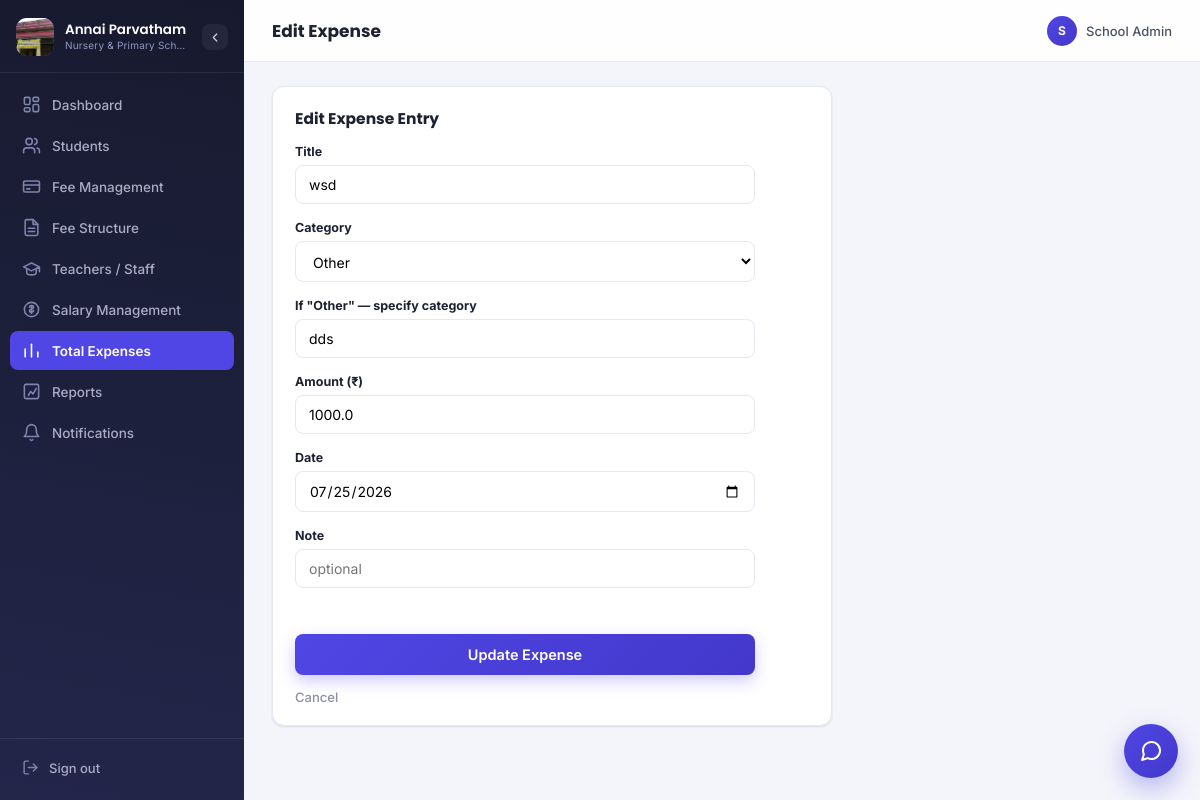
/expenses/2/edit (signed in), run on an earlier commit of the app's database.
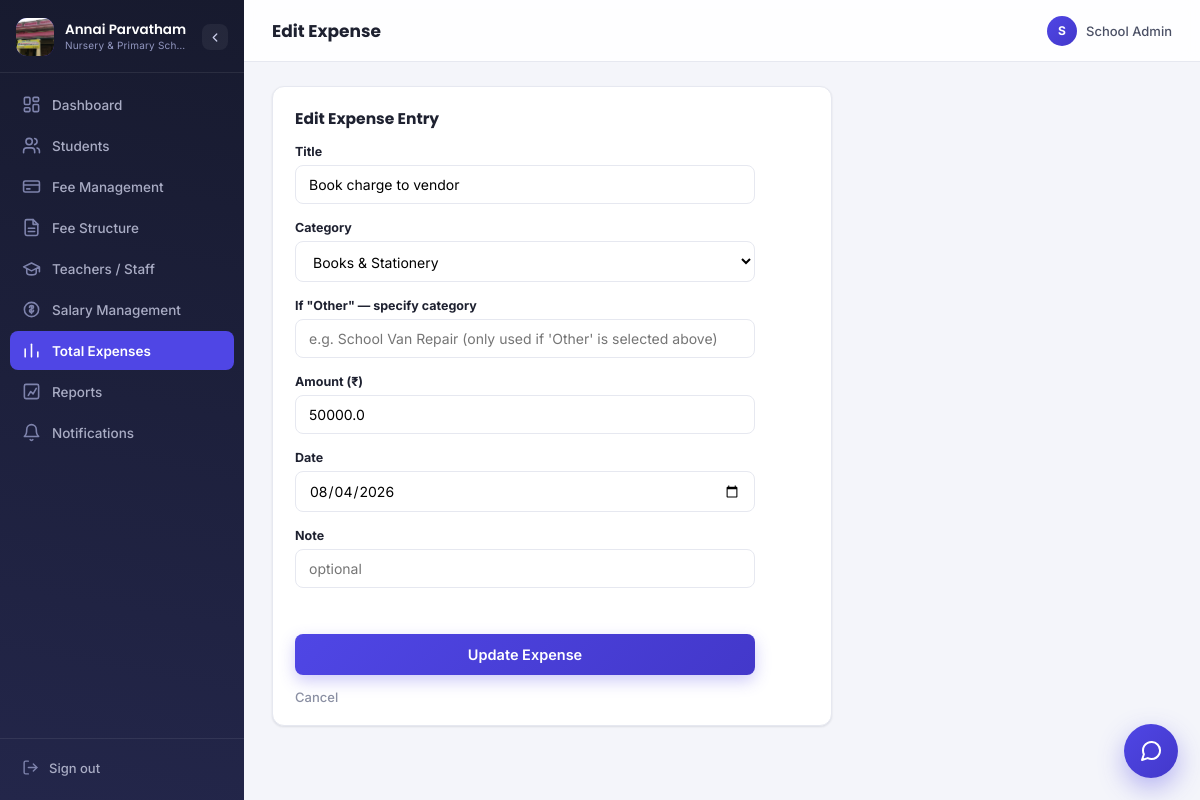
And on a later commit of the database.
### models.py (models this page shows)
class Expense(db.Model):
    id = db.Column(db.Integer, primary_key=True)
    title = db.Column(db.String(150), nullable=False, index=True)
    category = db.Column(db.String(60), nullable=False, index=True)
    amount = db.Column(db.Float, nullable=False)
    date = db.Column(db.String(20), default=lambda: datetime.now().strftime("%Y-%m-%d"))
    note = db.Column(db.String(200))

### blueprints/expenses.py (the view, shortened to what this page needs)
@bp.route("/expenses/<int:expense_id>/edit", methods=["GET", "POST"])
@login_required
def edit_expense(expense_id):
    e = Expense.query.get_or_404(expense_id)
    return render_template("edit_expense.html", e=e, category_choices=EXPENSE_CATEGORIES)

### helpers.py (called while the page is built)
def login_required(f):
    @wraps(f)
    def wrapper(*args, **kwargs):
        if "admin_id" not in session:
            return redirect(url_for("auth.login"))
        return f(*args, **kwargs)
    return wrapper

### templates/edit_expense.html (shortened to what this page needs)
{% extends "base.html" %}
{% block header %}Edit Expense{% endblock %}
{% block content %}
<div class="panel narrow">
  <div class="panel-head">
    <h3>Edit Expense Entry</h3>
  </div>
  <form method="POST" class="form-grid">
    <div class="form-row">
      <label>Title</label>
      <input type="text" name="title" value="{{ e.title }}" placeholder="e.g. Textbooks for Std 3" required>
    </div>
    <div class="form-row">
      <label>Category</label>
      <select name="category" required>
        {% for c in category_choices %}
          <option value="{{ c }}" {{ 'selected' if e.category == c }}>{{ c }}</option>
        {% endfor %}
        {% if e.category not in category_choices %}
          <option value="Other" selected>Other</option>
        {% endif %}
      </select>
    </div>
    <div class="form-row">
      <label>If "Other" — specify category</label>
      <input type="text" name="custom_category"
             value="{{ e.category if e.category not in category_choices else '' }}"
             placeholder="e.g. School Van Repair (only used if 'Other' is selected above)">
    </div>
    <div class="form-row">
      <label>Amount (₹)</label>
      <input type="number" step="0.01" min="0.01" name="amount" value="{{ e.amount }}" required>
    </div>
    <div class="form-row">
      <label>Date</label>
      <input type="date" name="date" value="{{ e.date or '' }}">
    </div>
    <div class="form-row">
      <label>Note</label>
      <input type="text" name="note" value="{{ e.note or '' }}" placeholder="optional">
    </div>
    <div class="form-actions">
      <button type="submit" class="submit-btn">Update Expense</button>
      <a href="{{ url_for('expenses.expenses') }}" class="cancel-link">Cancel</a>
    </div>
  </form>
</div>
{% endblock %}

What changed in the data, as far as the page shows it:
changed Expense: title "wsd" → "Book charge to vendor"; amount "1000.0" → "50000.0"; date "07/25/2026" → "08/04/2026"; category "Other" → (not shown); custom_category "dds" → (not shown)
Also different on the page:
form field category: (not shown) → "Books & Stationery"
